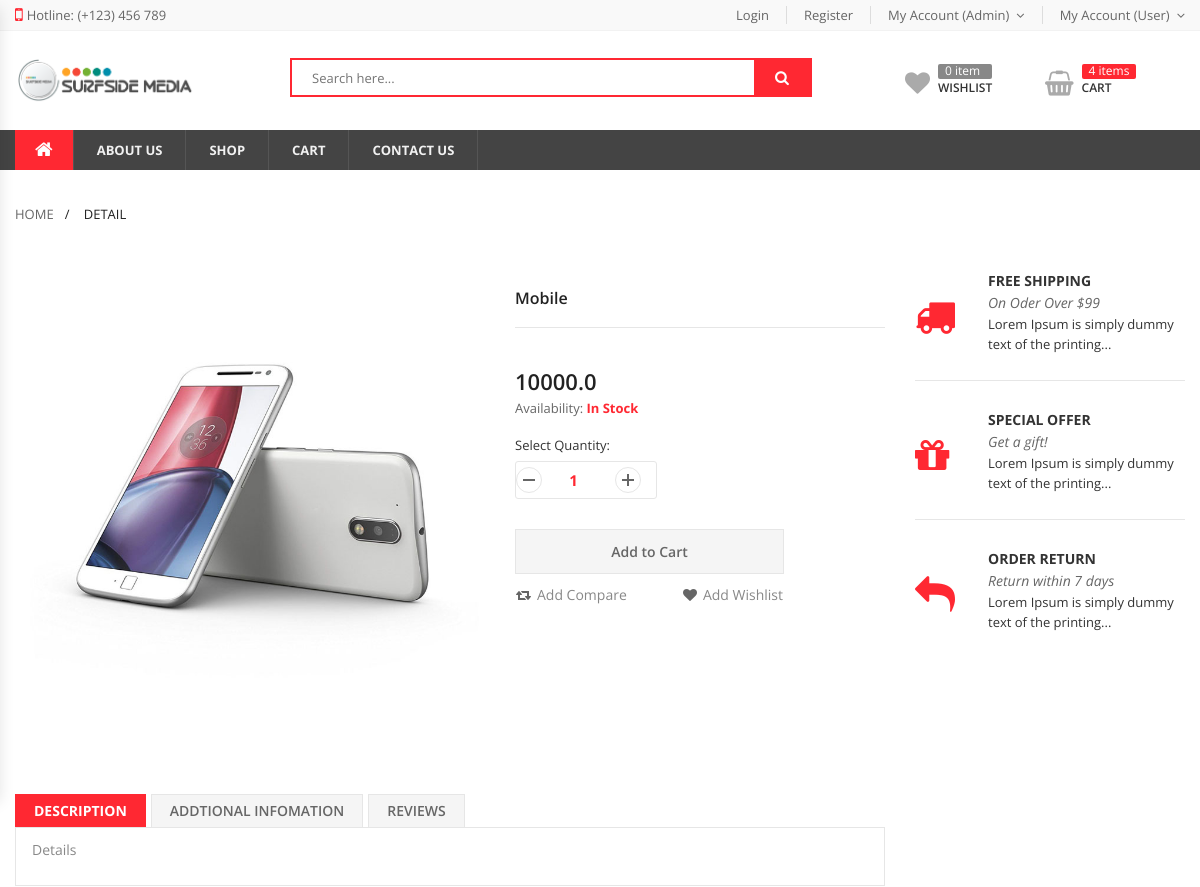
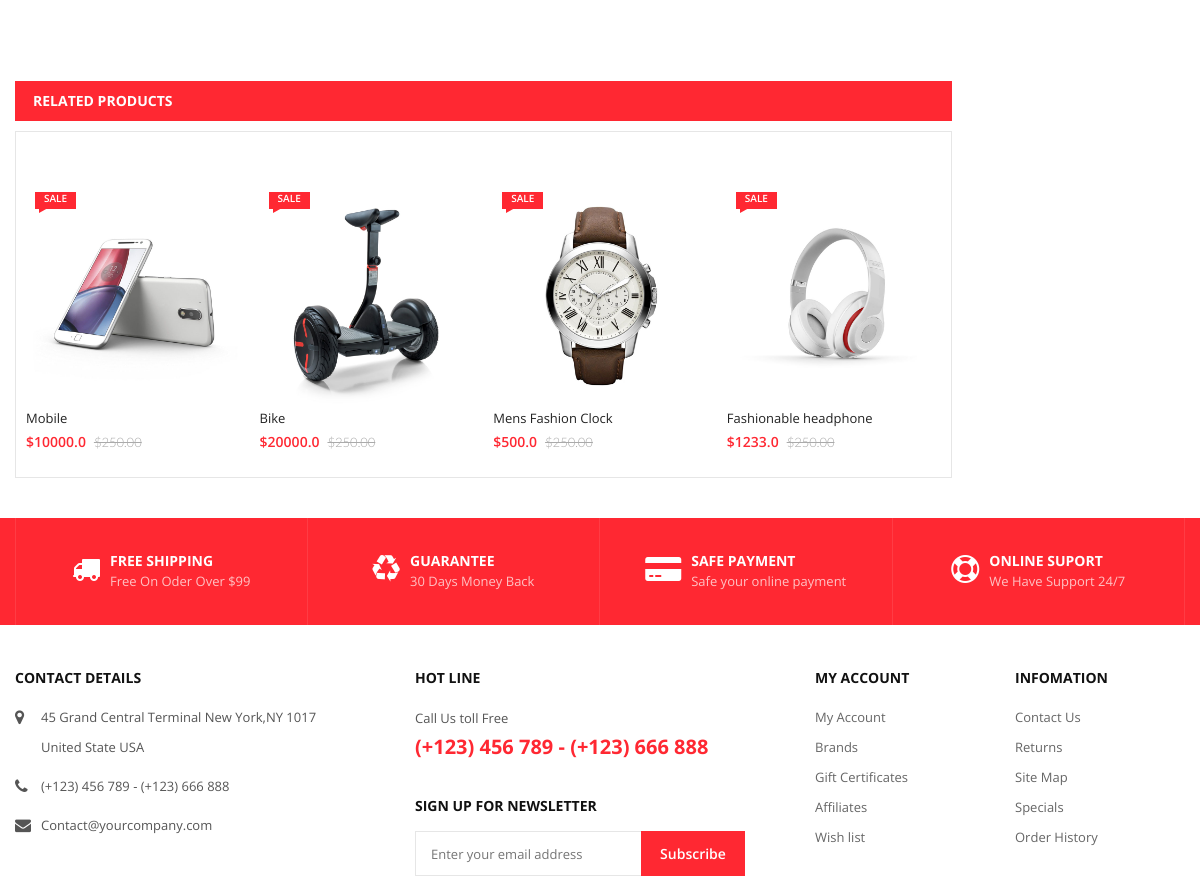
The page /products/product_details/1/ (upper part) on the database as committed earlier (2 pictures, top to bottom).
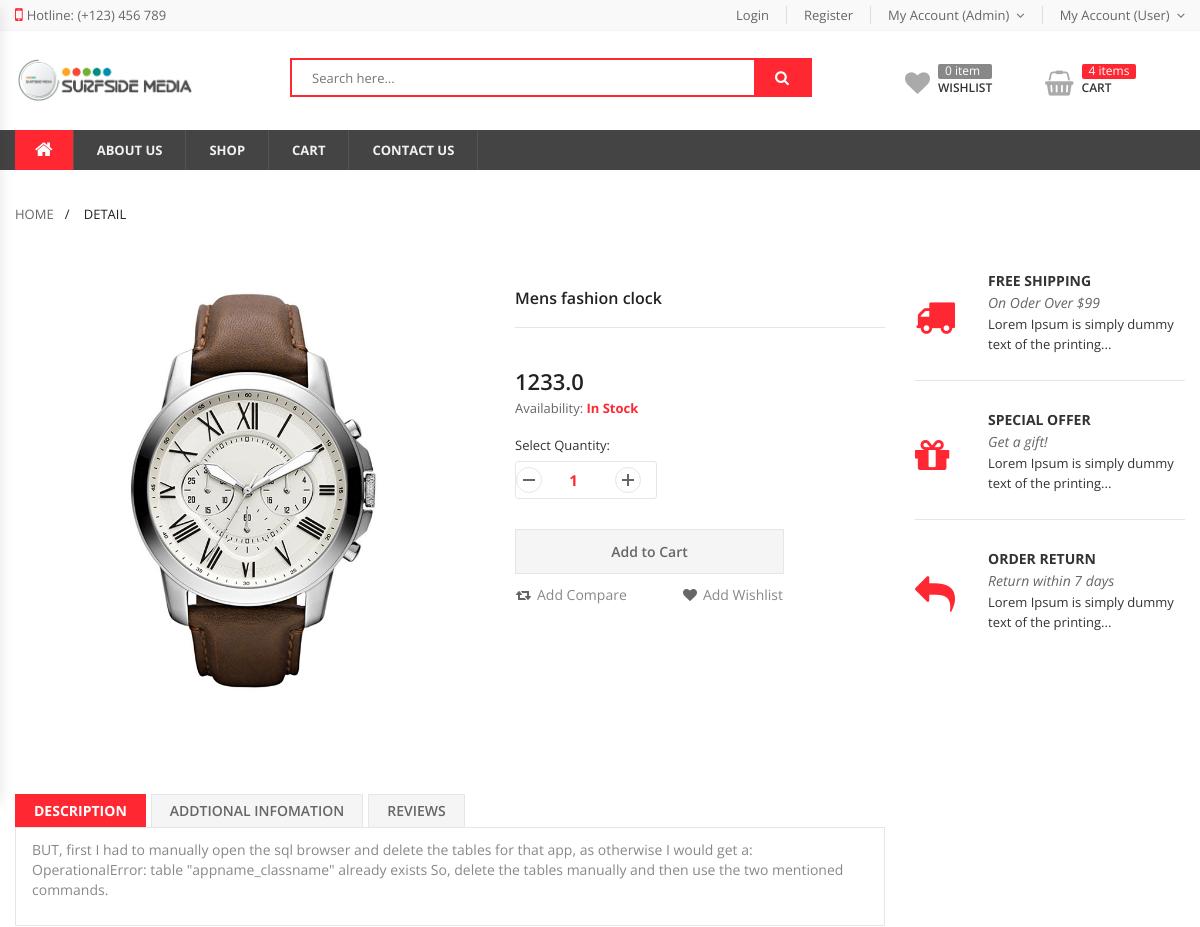
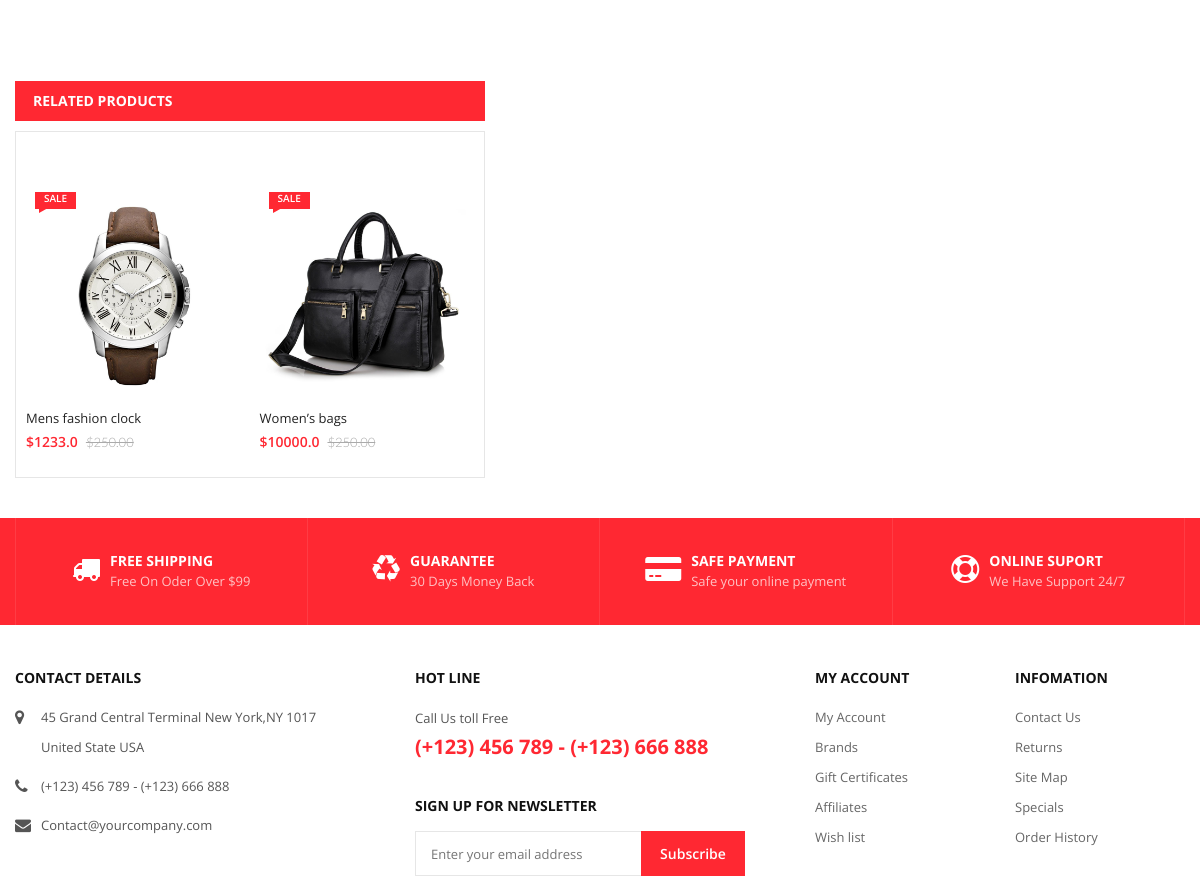
The same page on the database as committed later (2 pictures, top to bottom).
### products/models.py (models this page shows, shortened)
class Product(models.Model):
    name = models.CharField(max_length=100)
    price = models.FloatField()
    discount_price = models.FloatField(blank=True, null=True)
    category = models.ForeignKey(Category,related_name='products',on_delete=models.CASCADE)
    description = models.TextField(blank=True, null=True)
    image = models.ImageField(upload_to='product_img',default='/static/images/default/demo.jpg')
    available = models.BooleanField(default=True)
    created_at = models.DateTimeField(auto_now_add=True)
    updated_at = models.DateTimeField(auto_now=True)
    favourites = models.ManyToManyField(Accounts, related_name='favourite', default=None, blank=True)
    is_verified = models.BooleanField(
        _('verified'),
        default=False,
        help_text=_(
            'Designates whether this product has been verified.'
            'Un-verified will not show in website.'
        ),
    )

### products/views.py (the view)
# urls.py: path('product_details/<int:pk>/',product_details , name='product_details'),
def product_details(request,pk):
    object = Product.objects.get(pk=pk)
    related_products = Product.objects.all()
    return render(request,'products/product_details.html',{'related_products':related_products,'object':object})

### templates/products/product_details.html (shortened to what the changed rows need)
{% extends 'base.html' %}
{% load static %}
{% block content %}
<main id="main" class="main-site">
    <div class="container">
        <div class="row">
            <div class="col-lg-9 col-md-8 col-sm-8 col-xs-12 main-content-area">
                <div class="wrap-product-detail">
                    <div class="detail-media">
                        <div class="product-gallery">
                            {% if object.image %}
                                <img src="{{object.image.url}}" alt="product thumbnail" />
                            {% endif %}
                        </div>
                    </div>
                    <div class="detail-info">
                        <h2 class="product-name">{{object.name}}</h2>
                        <div class="wrap-price"><span class="product-price">{{object.price}}</span></div>
                        <div class="stock-info in-stock">
                            <p class="availability">Availability: <b>In Stock</b></p>
                        </div>
                        <div class="quantity">
                            <span>Select Quantity:</span>
                            <div class="quantity-input">
                            </div>
                        </div>
                        <div class="wrap-butons">
                            <a href="#" class="btn add-to-cart">Add to Cart</a>
                            <div class="wrap-btn">
                            </div>
                        </div>
                    </div>
                    <div class="advance-info">
                        <div class="tab-contents">
                            <div class="tab-content-item active" id="description">
                                <p>{{object.description|safe}}</p>
                            </div>
                        </div>
                    </div>
                </div>
            </div>
            <div class="single-advance-box col-lg-12 col-md-12 col-sm-12 col-xs-12">
                <div class="wrap-show-advance-info-box style-1 box-in-site">
                    <div class="wrap-products">
                        <div class="products slide-carousel owl-carousel style-nav-1 equal-container" data-items="5" data-loop="false" data-nav="true" data-dots="false" data-responsive='{"0":{"items":"1"},"480":{"items":"2"},"768":{"items":"3"},"992":{"items":"3"},"1200":{"items":"5"}}' >
                            {% for product in related_products %}
                            <div class="product product-style-2 equal-elem ">
                                <div class="product-thumnail">
                                    <a href="{% url 'products:product_details' product.pk %}" title="T-Shirt Raw Hem Organic Boro Constrast Denim">
                                        <figure><img src="{{product.image.url}}" width="214" height="214" alt="T-Shirt Raw Hem Organic Boro Constrast Denim"></figure>
                                    </a>
                                    <div class="group-flash">
                                        <span class="flash-item sale-label">sale</span>
                                    </div>
                                    <div class="wrap-btn">
                                    </div>
                                </div>
                                <div class="product-info">
                                    <a href="{% url 'products:product_details' product.pk %}" class="product-name"><span>{{product.name}}</span></a>
                                    <div class="wrap-price"><ins><p class="product-price">${{product.price}}</p></ins> <del><p class="product-price">$250.00</p></del></div>
                                </div>
                            </div>
                            {% endfor %}
                        </div>
                    </div>
                </div>
            </div>
        </div>
    </div>
</main>
{% endblock %}

Rows that differ between the two databases and show on the page:
removed Product: image (picture), name "Mobile", price "10000.0", description "Details"
removed Product: image (picture), name "Bike", price "20000.0"
removed Product: image (picture), name "Mens Fashion Clock", price "500.0"
removed Product: image (picture), name "Fashionable headphone", price "1233.0"
added Product: image (picture), name "Mens fashion clock", price "1233.0", description "BUT, first I had to manually open the sql browser and delete the tables for that app, as otherwise I would get a: OperationalError: table \"appname_classname\" already exists So, delete the tables manually and then use the two mentioned commands."
added Product: image (picture), name "Women’s bags", price "10000.0"
